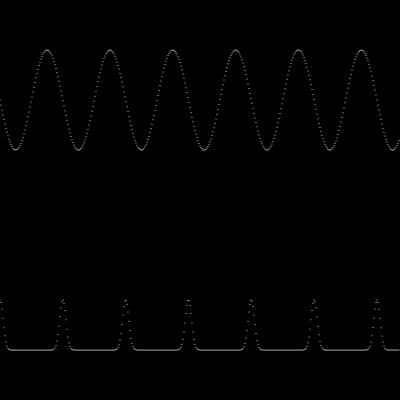
Frame 1 (no input)
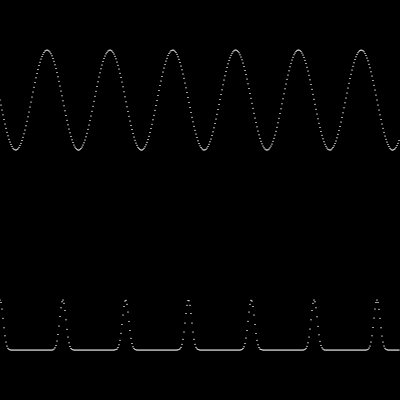
Frame 2 (the mouse pressed at the canvas centre, redrawn once)

The p5.js sketch that drew these frames (run headless with seeded random() and noise() and a simulated clock; the mouse was pressed at the canvas centre and the sketch redrawn once):

// p5.js sketch
// ── sketch.js
var fr;
function setup() {
  createCanvas(400,400)
  background(0);
  frameRate(60);
  fr = createP('');
  
}


function draw() {
  noLoop();
  fr.html(floor(frameRate()));
  var centerY = 100;
  for (var x = 0;x<width;x++) {

    var y = centerY + 50 *sin(0.1 * x);
    stroke(255);
    point(x,y);
    print(x+","+y);
  }

  var centerY = 300;
  for (var x = 0;x<width;x++) {
    var sinv = cos(0.1 * x);
    var sinv_2 = 1-Math.pow(  (sinv +1) /2,20) ;
    var y = centerY + 50 *sinv_2;
    stroke(255);
    point(x,y);
    print(sinv_2);
  }


}
